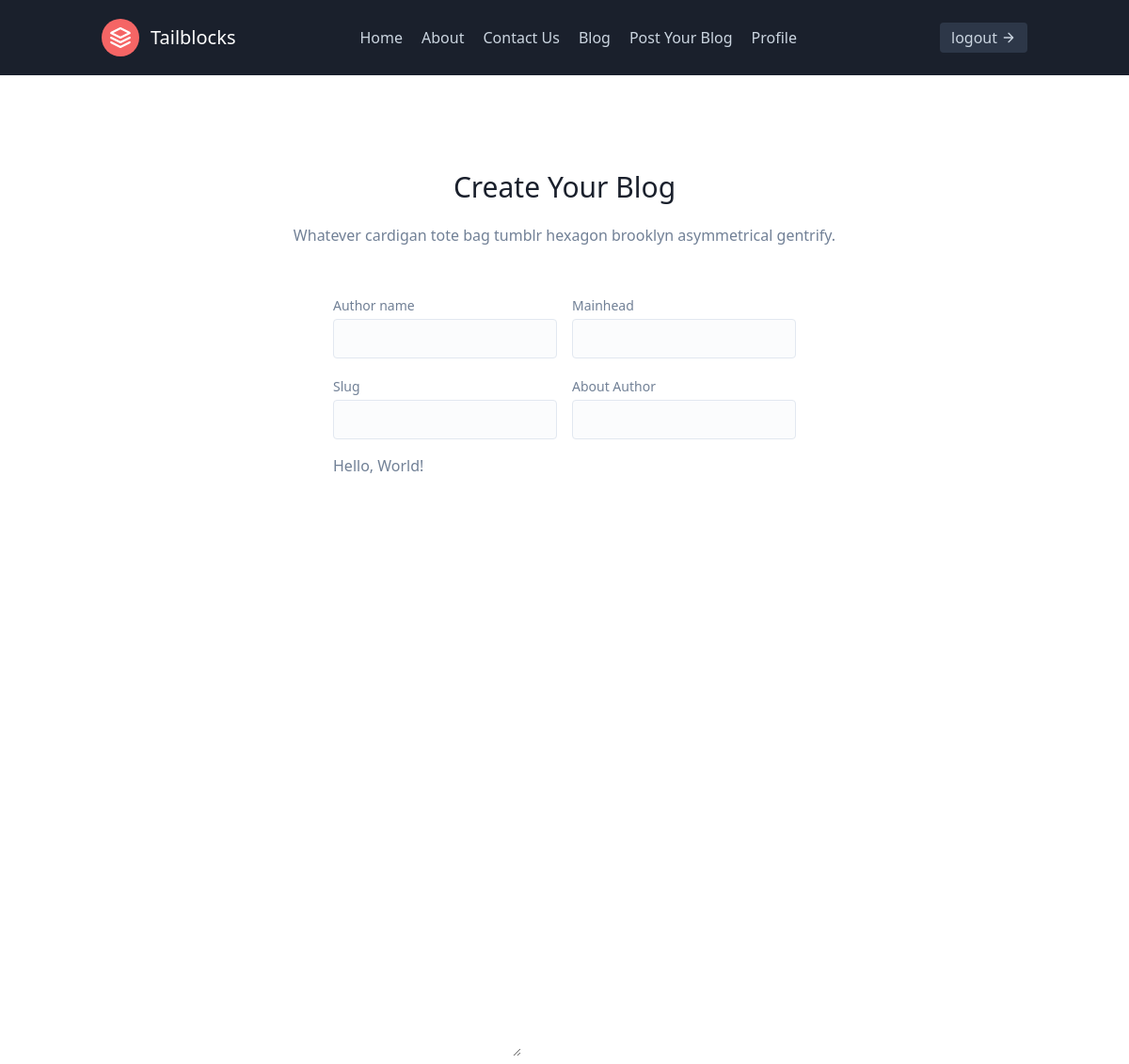
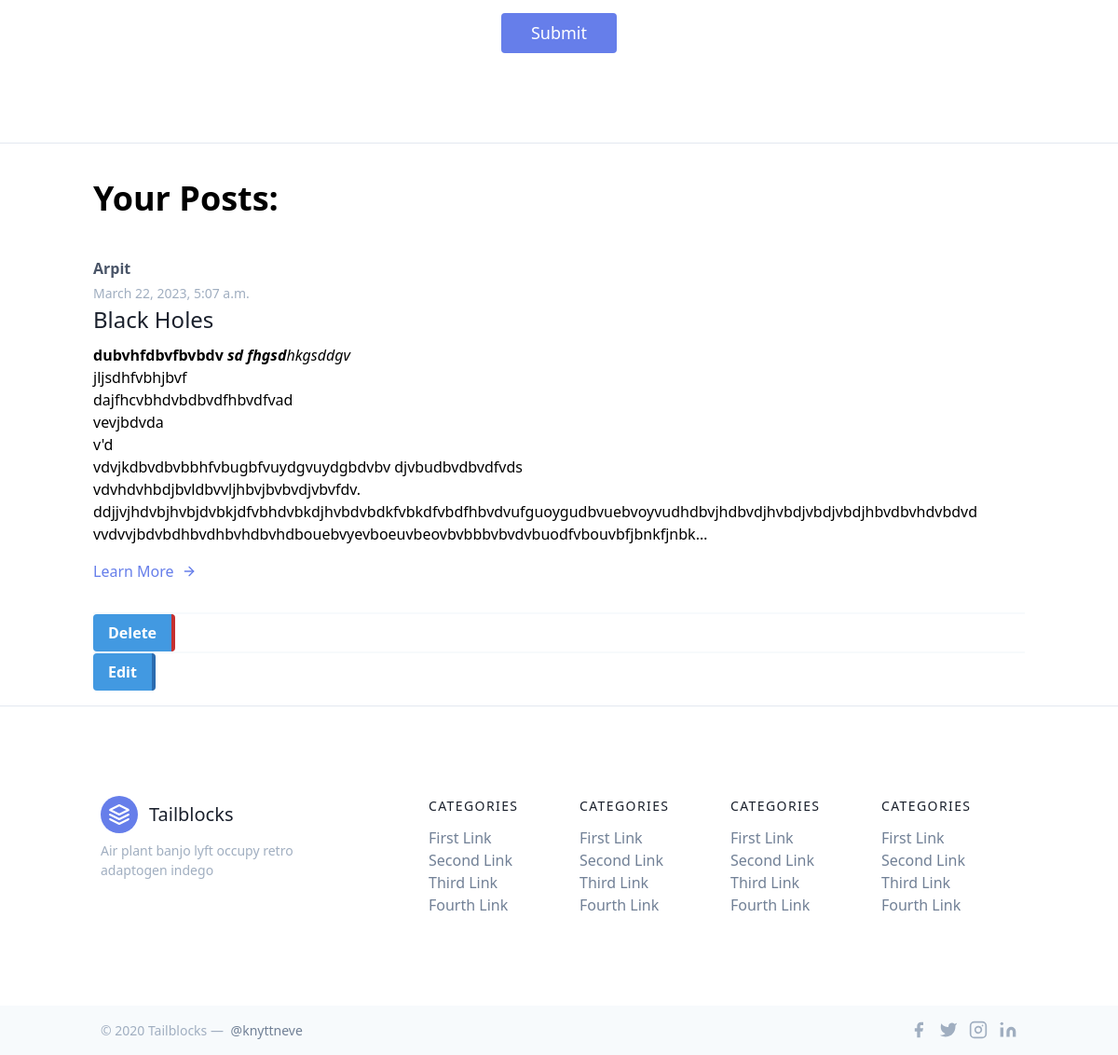
/blog/Postblog (signed in), run on the app's committed database (2 pictures, top to bottom).
### blog/models.py (models this page shows, shortened)
class BlogPost(models.Model):
    sno = models.AutoField(primary_key=True)
    user = models.ForeignKey(User, on_delete=models.CASCADE)
    author = models.CharField(max_length=20)
    mainhead = models.CharField(max_length=50)
    content = models.TextField(null=False)
    slugg = models.CharField(max_length=100)
    aboutauthor = models.CharField(max_length=50)
    time = models.DateTimeField(default=now)

### blog/views.py (the view, shortened to what this page needs)
# urls.py: path("Postblog", views.Postblog, name="Postblog"),
def Postblog(request):
    if request.user.is_authenticated:
        user = request.user
        blpost = BlogPost.objects.filter(user=user)
        return render(request, "blog/posting.html", {'posts':blpost})
    return HttpResponse("404 - Not Found")

### templates/blog/posting.html (shortened to what this page needs)
{% extends 'maiinn/mains.html' %}
{% block body %}
<form action="Postblog" method="post">{% csrf_token %}
    <section class="text-gray-600 body-font relative">
        <div class="container px-5 py-24 mx-auto">
            <div class="flex flex-col text-center w-full mb-12">
                <h1 class="sm:text-3xl text-2xl font-medium title-font mb-4 text-gray-900">Create Your Blog</h1>
                <p class="lg:w-2/3 mx-auto leading-relaxed text-base">Whatever cardigan tote bag tumblr hexagon brooklyn
                    asymmetrical gentrify.</p>
            </div>
            <div class="lg:w-1/2 md:w-2/3 mx-auto">
                <div class="flex flex-wrap -m-2">
                    <div class="p-2 w-1/2">
                        <div class="relative">
                            <label for="name" class="leading-7 text-sm text-gray-600">Author name</label>
                            <input type="text" id="auth" name="auth"
                                class="w-full bg-gray-100 bg-opacity-50 rounded border border-gray-300 focus:border-indigo-500 focus:bg-white focus:ring-2 focus:ring-indigo-200 text-base outline-none text-gray-700 py-1 px-3 leading-8 transition-colors duration-200 ease-in-out"
                                required>
                        </div>
                    </div>
                    <div class="p-2 w-1/2">
                        <div class="relative">
                            <label for="name" class="leading-7 text-sm text-gray-600">Mainhead</label>
                            <input type="text" id="mainh" name="mainh"
                                class="w-full bg-gray-100 bg-opacity-50 rounded border border-gray-300 focus:border-indigo-500 focus:bg-white focus:ring-2 focus:ring-indigo-200 text-base outline-none text-gray-700 py-1 px-3 leading-8 transition-colors duration-200 ease-in-out"
                                required>
                        </div>
                    </div>
                    <div class="p-2 w-1/2">
                        <div class="relative">
                            <label for="name" class="leading-7 text-sm text-gray-600">Slug</label>
                            <input type="text" id="slug" name="slug"
                                class="w-full bg-gray-100 bg-opacity-50 rounded border border-gray-300 focus:border-indigo-500 focus:bg-white focus:ring-2 focus:ring-indigo-200 text-base outline-none text-gray-700 py-1 px-3 leading-8 transition-colors duration-200 ease-in-out"
                                required>
                        </div>
                    </div>
                    <div class="p-2 w-1/2">
                        <div class="relative">
                            <label for="name" class="leading-7 text-sm text-gray-600">About Author</label>
                            <input type="text" id="aboutauth" name="aboutauth"
                                class="w-full bg-gray-100 bg-opacity-50 rounded border border-gray-300 focus:border-indigo-500 focus:bg-white focus:ring-2 focus:ring-indigo-200 text-base outline-none text-gray-700 py-1 px-3 leading-8 transition-colors duration-200 ease-in-out"
                                required>
                        </div>
                    </div>
                    <div class="p-2 w-full">
                        <textarea id="mytextarea" required>Hello, World!</textarea>
                    </div>
                    <div class="p-2 w-full">
                        <button
                            class="flex mx-auto text-white bg-indigo-500 border-0 py-2 px-8 focus:outline-none hover:bg-indigo-600 rounded text-lg"
                            id="bt">Submit</button>
                    </div>
                </div>
            </div>
        </div>
    </section>
</form>
<hr>
<div class="container px-3 py-3 mx-auto mt-5">
    <h2 class="text-4xl font-extrabold dark:text-white">Your Posts:</h2>
    {% for post in posts %}
    <div class="my-1 divide-y-2 divide-gray-100">
        <div class="py-8 flex flex-wrap md:flex-nowrap">
            <div class="md:w-64 md:mb-0 mb-6 flex-shrink-0 flex flex-col">
                <span class="font-semibold title-font text-gray-700">{{post.author}}</span>
                <span class="mt-1 text-gray-500 text-sm">{{post.time}}</span>
            </div>
            <div class="md:flex-grow">
                <h2 class="text-2xl font-medium text-gray-900 title-font mb-2"><a
                        href="/blog/{{post.slugg}}">{{post.mainhead}}</a></h2>
                <p class="leading-relaxed">
                <div id="preview">{{post.content|safe|truncatechars:500}}</div>
                </p>
                <a class="text-indigo-500 inline-flex items-center mt-4">Learn More
                    <svg class="w-4 h-4 ml-2" viewBox="0 0 24 24" stroke="currentColor" stroke-width="2" fill="none"
                        stroke-linecap="round" stroke-linejoin="round">
                        <path d="M5 12h14"></path>
                        <path d="M12 5l7 7-7 7"></path>
                    </svg>
                </a>
            </div>
        </div>
        <div>
            <form action="/blog/delet" method="post">{% csrf_token %}
                <button
                    class="bg-blue-500 hover:bg-red-400 text-white font-bold py-2 px-4 border-r-4 border-red-700 hover:border-red-500 rounded"
                    type="submit">Delete</button>
            </form>
        </div>
        <div>
            <form action="/blog/editpost" method="get">
                <button
                    class="bg-blue-500 hover:bg-blue-400 text-white font-bold py-2 px-4 border-r-4 border-blue-700 hover:border-blue-500 rounded"
                    type="submit">Edit</button>
            </form>
        </div>
    </div>
    {% endfor %}
</div>
<hr>
{% endblock %}

### templates/blog/posting.html (style rules this page uses)
#mytextarea { height: 80vh; }

### data on the page
BlogPost: author "Arpit", time "March 22, 2023, 5:07 a.m.", mainhead "Black Holes", content "dubvhfdbvfbvbdv sd fhgsd hkgsddgv jljsdhfvbhjbvf dajfhcvbhdvbdbvdfhbvdfvad vevjbdvda v'd vdvjkdbvdbvbbhfvbugbfvuydgvuydgbdvbv djvbudbvdbvdfvds vdvhdvhbdjbvldbvvljhbvjbvbvdjvbvfdv. ddjjvjhdvbjhvbjdvbkjdfvbhdvbkdjhvbdvbdkfvbkdfvbdfhbvdvufguoygudbvuebvoyvudhdbvjhdbvdjhvbdjvbdjvbdjhbvdbvhdvbdvd vvdvvjbdvbdhbvdhbvhdbvhdbouebvyevboeuvbeovbvbbbvbvdvbuodfvbouvbfjbnkfjnbk…"
